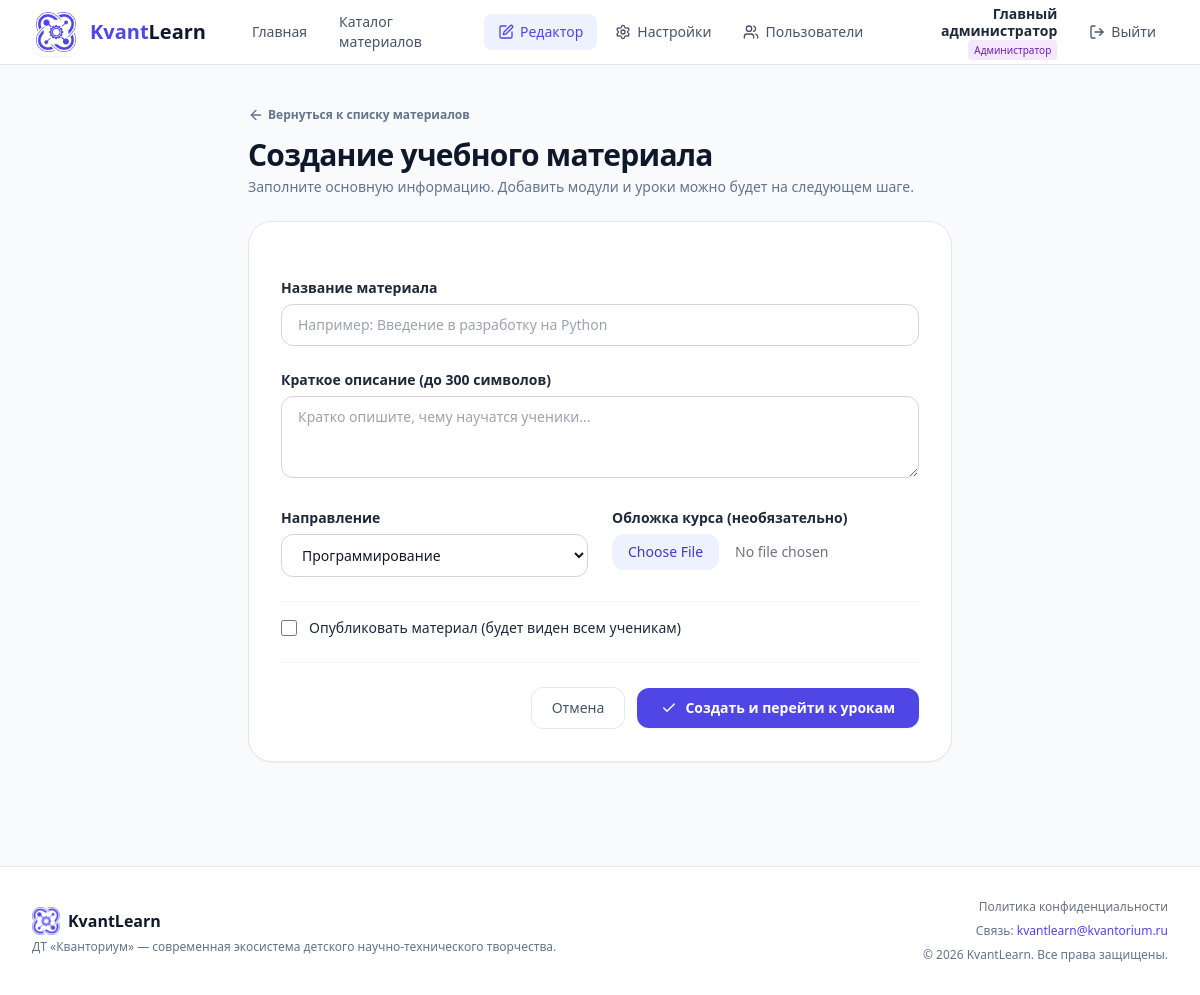
The app's page /editor/materials/new/ (signed in) with its own data.
### apps/accounts/models.py (models this page shows, shortened)
class CustomUser(AbstractUser):
    ROLE_TEACHER = 'teacher'
    ROLE_ADMIN = 'admin'
    ROLE_CHOICES = [
        (ROLE_TEACHER, 'Педагог'),
        (ROLE_ADMIN, 'Администратор'),
    ]
    role = models.CharField(
        'Роль',
        max_length=20,
        choices=ROLE_CHOICES,
        default=ROLE_TEACHER,
    )
    is_approved = models.BooleanField(
        'Подтвержден администратором',
        default=False,
        help_text='Педагог может работать в редакторе только после одобрения аккаунта.',
    )
    full_name = models.CharField(
        'ФИО или отображаемое имя',
        max_length=255,
        blank=True,
    )
    created_at = models.DateTimeField(
        'Дата регистрации',
        auto_now_add=True,
    )
    consent_personal_data = models.BooleanField(
        'Согласие на обработку ПДн',
        default=False,
        help_text='Факт дачи согласия на обработку персональных данных (152-ФЗ).',
    )
    consent_date = models.DateTimeField(
        'Дата и время дачи согласия',
        null=True,
        blank=True,
    )
    consent_version = models.CharField(
        'Версия документов согласия',
        max_length=20,
        blank=True,
        help_text='Версия политики и соглашения, с которой согласился пользователь (например, "1.0").',
    )
    class Meta:
        verbose_name = 'Пользователь'
        verbose_name_plural = 'Пользователи'
        ordering = ['-created_at']
    @property
    def display_name(self):
        return self.full_name.strip() if self.full_name else self.username
    @property
    def is_administrator(self):
        return self.role == self.ROLE_ADMIN or self.is_superuser

### apps/core/models.py (models this page shows, shortened)
class SiteSettings(models.Model):
    site_name = models.CharField(
        'Название сайта',
        max_length=150,
        default='KvantLearn',
    )
    site_description = models.TextField(
        'Описание сайта',
        blank=True,
        default='Каталог учебных материалов и практических уроков для кванторианцев по IT и современным технологиям.',
    )
    hero_title = models.CharField(
        'Главный заголовок (Hero)',
        max_length=255,
        blank=True,
        default='Изучай IT и технологии в Кванториуме',
    )
    hero_subtitle = models.TextField(
        'Подзаголовок (Hero)',
        blank=True,
        default='Доступные и структурированные учебные материалы, написанные педагогами ДТ «Кванториум». Выбирай направление и прокачивай свои навыки!',
    )
    contact_email = models.EmailField(
        'Контактный email',
        blank=True,
        default='kvantlearn@example.com',
    )
    footer_text = models.CharField(
        'Текст в подвале (Footer)',
        max_length=255,
        blank=True,
        default='ДТ «Кванториум» — современная экосистема детского научно-технического творчества.',
    )
    class Meta:
        verbose_name = 'Настройки сайта'
        verbose_name_plural = 'Настройки сайта'
    @classmethod
    def get_settings(cls):
        obj = cls.objects.first()
        if not obj:
            obj = cls.objects.create()
        return obj

### apps/catalog/views.py (the view, shortened to what this page needs)
class EditorMaterialCreateView(ApprovedTeacherOrAdminMixin, CreateView):
    model = Material
    form_class = MaterialForm
    template_name = 'catalog/editor_material_form.html'

### apps/catalog/context_processors.py (called while the page is built)
def catalog_directions(request):
    return {
        'CATALOG_DIRECTIONS': getattr(settings, 'DIRECTION_CHOICES', []),
    }

### apps/catalog/views.py (called while the page is built)
    def dispatch(self, request, *args, **kwargs):
        if not request.user.is_authenticated:
            return self.handle_no_permission()
        if not request.user.is_approved and not request.user.is_administrator:
            return redirect('accounts:pending')
        return super().dispatch(request, *args, **kwargs)

### apps/core/context_processors.py (called while the page is built)
def site_settings(request):
    try:
        settings_obj = SiteSettings.get_settings()
    except Exception:
        settings_obj = None
    return {
        'site_settings': settings_obj,
    }

### templates/catalog/editor_material_form.html (shortened to what this page needs)
{% extends "base.html" %}
{% block content %}
<div class="max-w-3xl mx-auto px-4 sm:px-6 lg:px-8 py-10">
  <div class="mb-6">
    <a href="{% url 'editor:material_list' %}" class="inline-flex items-center text-xs font-semibold text-slate-500 hover:text-indigo-600 transition">
      <i data-lucide="arrow-left" class="w-4 h-4 mr-1"></i>
      <span>Вернуться к списку материалов</span>
    </a>
    <h1 class="text-3xl font-extrabold text-slate-900 tracking-tight mt-2">Создание учебного материала</h1>
    <p class="text-sm text-slate-500 mt-1">Заполните основную информацию. Добавить модули и уроки можно будет на следующем шаге.</p>
  </div>
  <div class="bg-white rounded-3xl border border-slate-200 p-8 shadow-sm">
    <form method="post" enctype="multipart/form-data" class="space-y-6">
      <div>
        <label for="{{ form.title.id_for_label }}" class="block text-sm font-semibold text-slate-800 mb-1.5">
          {{ form.title.label }}
        </label>
        {{ form.title }}
      </div>
      <div>
        <label for="{{ form.short_description.id_for_label }}" class="block text-sm font-semibold text-slate-800 mb-1.5">
          {{ form.short_description.label }}
        </label>
        {{ form.short_description }}
      </div>
      <div class="grid grid-cols-1 sm:grid-cols-2 gap-6">
        <div>
          <label for="{{ form.direction.id_for_label }}" class="block text-sm font-semibold text-slate-800 mb-1.5">
            {{ form.direction.label }}
          </label>
          {{ form.direction }}
        </div>
        <div>
          <label for="{{ form.cover_image.id_for_label }}" class="block text-sm font-semibold text-slate-800 mb-1.5">
            {{ form.cover_image.label }}
          </label>
          {{ form.cover_image }}
        </div>
      </div>
      <div class="pt-4 border-t border-slate-100 flex items-center space-x-3">
        {{ form.is_published }}
        <label for="{{ form.is_published.id_for_label }}" class="text-sm font-medium text-slate-800 cursor-pointer">
          {{ form.is_published.label }}
        </label>
      </div>
      <div class="pt-6 border-t border-slate-100 flex items-center justify-end space-x-3">
        <a href="{% url 'editor:material_list' %}" class="px-5 py-2.5 rounded-xl border border-slate-200 text-sm font-medium text-slate-600 hover:bg-slate-50 transition">
          Отмена
        </a>
        <button type="submit" class="px-6 py-2.5 bg-indigo-600 hover:bg-indigo-700 text-white text-sm font-semibold rounded-xl shadow-sm transition flex items-center space-x-2">
          <i data-lucide="check" class="w-4 h-4"></i>
          <span>Создать и перейти к урокам</span>
        </button>
      </div>
    </form>
  </div>
</div>
{% endblock %}

### templates/base.html (shortened to what this page needs)
{% load static %}
<!DOCTYPE html>
<html lang="ru" class="h-full bg-slate-50">
<head>
  <script src="https://cdn.tailwindcss.com?plugins=typography"></script>
</head>
<body class="min-h-full flex flex-col text-slate-800 antialiased font-sans">
  <header class="sticky top-0 z-40 bg-white/95 backdrop-blur border-b border-slate-200">
    <div class="max-w-full mx-auto px-4 sm:px-6 lg:px-8">
      <div class="flex items-center justify-between h-16">
        <div class="flex items-center space-x-8">
          <a href="{% url 'core:home' %}" class="group flex items-center space-x-2.5 font-bold text-xl text-slate-900">
            <span class="w-12 h-12 rounded-xl bg-white flex items-center justify-center shadow-sm transition group-hover:bg-indigo-600">
              <span
                class="w-10 h-10 bg-indigo-600 transition group-hover:bg-white"
                style="
                  -webkit-mask-image: url('{% static 'logo_monochrome.png' %}');
                  mask-image: url('{% static 'logo_monochrome.png' %}');
                  -webkit-mask-size: contain;
                  mask-size: contain;
                  -webkit-mask-repeat: no-repeat;
                  mask-repeat: no-repeat;
                  -webkit-mask-position: center;
                  mask-position: center;
                ">
              </span>
            </span>
            <span>
              <span class="text-indigo-600">Kvant</span>Learn
            </span>
          </a>
          <nav class="hidden md:flex items-center space-x-1">
            <a href="{% url 'core:home' %}" class="px-3.5 py-2 rounded-lg text-sm font-medium transition {% if request.resolver_match.url_name == 'home' %}text-indigo-600 bg-indigo-50{% else %}text-slate-600 hover:text-slate-900 hover:bg-slate-100{% endif %}">
              Главная
            </a>
            <a href="{% url 'catalog:material_list' %}" class="px-3.5 py-2 rounded-lg text-sm font-medium transition {% if request.resolver_match.app_name == 'catalog' and not request.resolver_match.namespace == 'editor' %}text-indigo-600 bg-indigo-50{% else %}text-slate-600 hover:text-slate-900 hover:bg-slate-100{% endif %}">
              Каталог материалов
            </a>
            {% if user.is_authenticated %}
              {% if user.is_approved or user.is_administrator %}
                <a href="{% url 'editor:material_list' %}" class="px-3.5 py-2 rounded-lg text-sm font-medium transition flex items-center space-x-1.5 {% if request.resolver_match.namespace == 'editor' %}text-indigo-600 bg-indigo-50{% else %}text-slate-600 hover:text-slate-900 hover:bg-slate-100{% endif %}">
                  <i data-lucide="edit" class="w-4 h-4"></i>
                  <span>Редактор</span>
                </a>
              {% endif %}
              {% if user.is_administrator %}
                <a href="{% url 'core:settings' %}" class="px-3.5 py-2 rounded-lg text-sm font-medium transition flex items-center space-x-1.5 {% if request.resolver_match.url_name == 'settings' %}text-indigo-600 bg-indigo-50{% else %}text-slate-600 hover:text-slate-900 hover:bg-slate-100{% endif %}">
                  <i data-lucide="settings" class="w-4 h-4"></i>
                  <span>Настройки</span>
                </a>
                <a href="{% url 'core:users_list' %}" class="px-3.5 py-2 rounded-lg text-sm font-medium transition flex items-center space-x-1.5 {% if request.resolver_match.url_name == 'users_list' %}text-indigo-600 bg-indigo-50{% else %}text-slate-600 hover:text-slate-900 hover:bg-slate-100{% endif %}">
                  <i data-lucide="users" class="w-4 h-4"></i>
                  <span>Пользователи</span>
                </a>
              {% endif %}
            {% endif %}
          </nav>
        </div>
        <div class="hidden md:flex items-center space-x-3">
          {% if user.is_authenticated %}
            <div class="flex items-center space-x-3 pr-2">
              <div class="text-right">
                <div class="text-sm font-semibold text-slate-800 leading-tight">
                  {{ user.display_name }}
                </div>
                <div class="text-xs text-slate-500 flex items-center justify-end space-x-1">
                  {% if user.is_administrator %}
                    <span class="inline-flex items-center px-1.5 py-0.5 rounded text-[10px] font-medium bg-purple-100 text-purple-800">
                      Администратор
                    </span>
                  {% elif user.is_approved %}
                    <span class="inline-flex items-center px-1.5 py-0.5 rounded text-[10px] font-medium bg-emerald-100 text-emerald-800">
                      Педагог
                    </span>
                  {% else %}
                    <span class="inline-flex items-center px-1.5 py-0.5 rounded text-[10px] font-medium bg-amber-100 text-amber-800">
                      Ожидает подтверждения
                    </span>
                  {% endif %}
                </div>
              </div>
            </div>
            <a href="{% url 'accounts:logout' %}" class="inline-flex items-center space-x-1.5 px-3 py-2 text-sm font-medium text-slate-600 hover:text-red-600 hover:bg-red-50 rounded-xl transition">
              <i data-lucide="log-out" class="w-4 h-4"></i>
              <span>Выйти</span>
            </a>
          {% endif %}
        </div>
      </div>
    </div>
  </header>
  <main class="flex-1">
    {% block content %}{% endblock %}
  </main>
  <footer class="bg-white border-t border-slate-200 mt-16 py-8">
    <div class="max-w-full mx-auto px-4 sm:px-6 lg:px-8">
      <div class="flex flex-col md:flex-row items-center justify-between gap-4 text-center md:text-left">
        <div>
          <div class="flex items-center justify-center md:justify-start space-x-2 font-bold text-slate-900">
            <span
              class="w-7 h-7 bg-indigo-600 transition group-hover:bg-white"
              style="
                -webkit-mask-image: url('{% static 'logo_monochrome.png' %}');
                mask-image: url('{% static 'logo_monochrome.png' %}');
                -webkit-mask-size: contain;
                mask-size: contain;
                -webkit-mask-repeat: no-repeat;
                mask-repeat: no-repeat;
                -webkit-mask-position: center;
                mask-position: center;
              ">
            </span>
            <span>{{ site_settings.site_name|default:"KvantLearn" }}</span>
          </div>
          <p class="text-xs text-slate-500 mt-1 max-w-full">
            {{ site_settings.footer_text|default:"ДТ «Кванториум» — современная экосистема детского научно-технического творчества." }}
          </p>
        </div>
        <div class="text-xs text-slate-500 flex flex-col md:items-end gap-2">
          <div class="flex flex-wrap items-center justify-center md:justify-end gap-x-4 gap-y-1 text-xs text-gray-500">
            <a href="{% url 'privacy' %}" class="hover:text-indigo-600 transition">Политика конфиденциальности</a>
          </div>
          {% if site_settings.contact_email %}
            <div>Связь: <a href="mailto:{{ site_settings.contact_email }}" class="text-indigo-600 hover:underline">{{ site_settings.contact_email }}</a></div>
          {% endif %}
          <div>&copy; {% now "Y" %} {{ site_settings.site_name|default:"KvantLearn" }}. Все права защищены.</div>
        </div>
      </div>
    </div>
  </footer>
  <link rel="stylesheet" href="https://cdnjs.cloudflare.com/ajax/libs/highlight.js/11.12.0/styles/atom-one-dark.min.css">
</body>
</html>

### records on screen
CustomUser: display_name "Главный администратор"
SiteSettings: site_name "KvantLearn", footer_text "ДТ «Кванториум» — современная экосистема детского научно-технического творчества.", contact_email "kvantlearn@kvantorium.ru"
